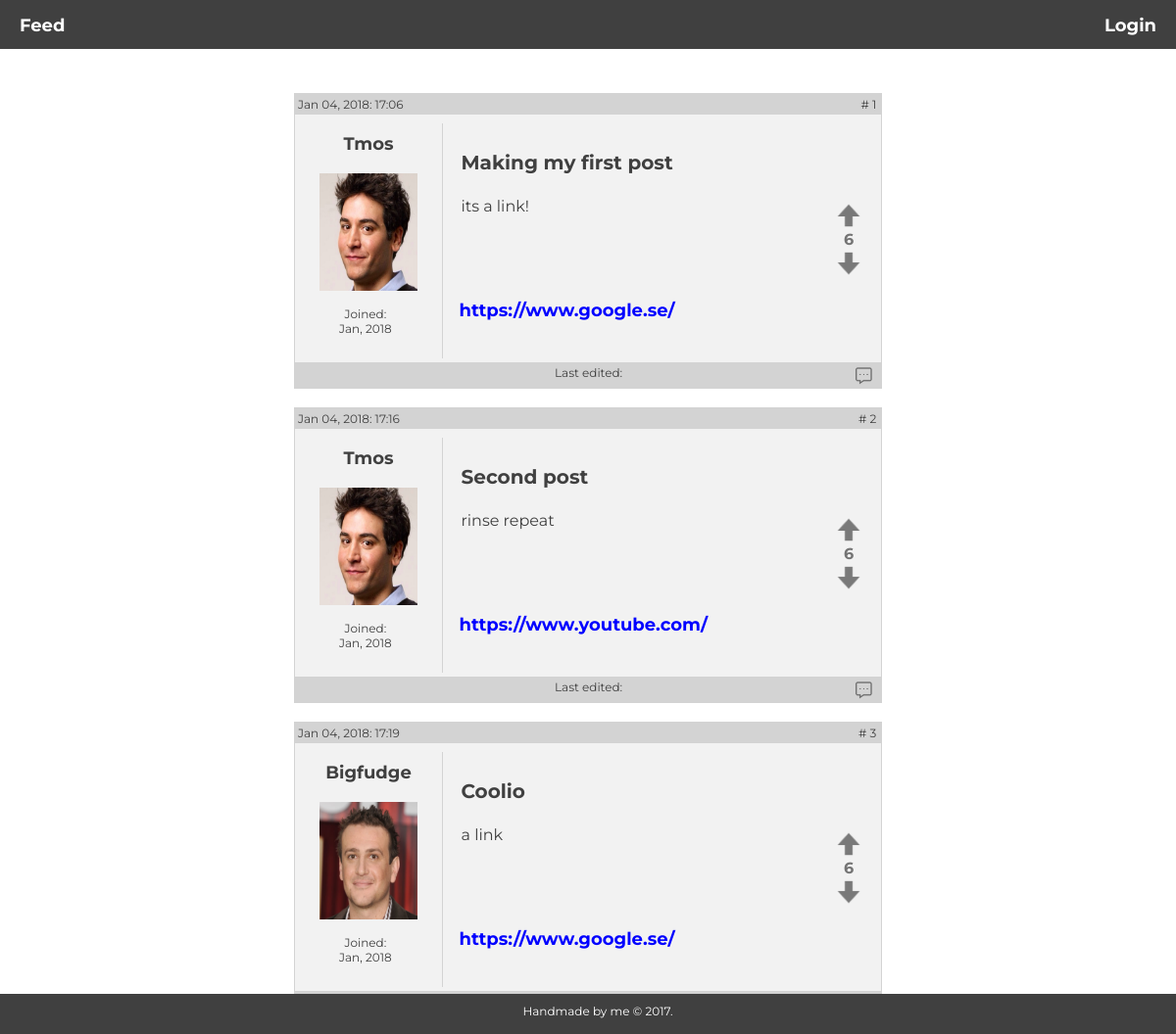
Page /pages/feed.php on the committed database.
### tables this page shows
CREATE TABLE "posts" (
        `id`       INTEGER NOT NULL,
        `post_id`       INTEGER NOT NULL PRIMARY KEY AUTOINCREMENT UNIQUE,
        `title` VARCHAR NOT NULL,
        `description`   VARCHAR NOT NULL,
        `url`   VARCHAR NOT NULL,
        `posted`      VARCHAR,
        `up_vote` INTEGER,
        `down_vote` INTEGER,
        `edited`     VARCHAR
);

CREATE TABLE "users" (
        `id`    INTEGER NOT NULL PRIMARY KEY AUTOINCREMENT UNIQUE,
        `name`  VARCHAR NOT NULL,
        `username`      VARCHAR NOT NULL UNIQUE,
        `email` VARCHAR NOT NULL,
        `password`      VARCHAR NOT NULL,
        `biography`     VARCHAR NOT NULL,
        `img`           VARCHAR,
        `joined`   VARCHAR
);

### logic/feed.php (called while the page is built, shortened)
<?php
   $query = "SELECT * FROM posts LEFT JOIN users ON posts.id=users.id";
   $statement = $pdo->query($query);
   $statement->execute();
   $joined = $statement->fetchAll(PDO::FETCH_ASSOC);
   foreach($joined as $join){}
   $post_id = $join['post_id'];
   $query = 'SELECT * FROM votes WHERE post_id = :post_id';
   $statement = $pdo->prepare($query);
   $statement->bindParam(':post_id', $post_id, PDO::PARAM_INT);
   $statement->execute();
   $votes = $statement->fetchAll(PDO::FETCH_ASSOC);

### pages/feed.php (the view, shortened to what this page needs)
<?php
require __DIR__.'../../views/header.php';
require __DIR__.'/../logic/feed.php';
?>
<div class="post">
   <?php foreach($joined as $join): ?>
      <div class="post-content">
         <div class="post-header">
            <div class="post-id">
               # <?php echo $join['post_id']; ?>
            </div>
            <div class="post-time">
               <?php echo $join['posted']; ?>
            </div>
         </div>
         <br>
         <br>
         <div class="side-info">
            <h5><?php echo $join['username']; ?></h5>
            <br>
            <?php echo '<img src="../uploads/'. $join['img']. '" class="avatar-img">'; ?>
            <br>
            <div class="member">Joined: <br>
               <?php echo $join['joined']; ?>
            </div>
         </div>
         <div class="post-title">
            <h2><?php echo $join['title']; ?></h2>
         </div>
         <br>
         <div class="post-description">
            <?php echo $join['description']; ?>
         </div>
         <div class="post-url">
            <a href="<?php echo $join['url']; ?>" target="_blank" class="img-url"><?php echo substr($join['url'], 0, 100); ?></a>
         </div>
            <form action="../pages/feed.php?id=<?php echo $join['post_id']?>" method="post" class="votes">
               <br>
               <input type="submit" name="up_vote" value="" />
               <h3><?php echo count($votes); ?></h3>
               <input type="submit" name="down_vote" value="" />
            </form>
            <div class="post-footer">
               <?php echo 'Last edited: '. $join['edited']; ?>
            <a href="comment.php?id=<?php echo $join['post_id'] ?>" class="comment-btn"></a>
            </div>
      </div>
      <br>
   <?php endforeach; ?>
</div>
<?php require __DIR__.'../../views/footer.php'; ?>

### views/header.php (shortened to what this page needs)
<!DOCTYPE html>
<html lang="en">
<head>
    <link rel="stylesheet" href="../css/main.css">
</head>
<body>
    <?php require __DIR__.'/navigation.php'; ?>

### views/navigation.php (shortened to what this page needs)
<?php $id = $_SESSION; ?>
<div class="nav-wrapper">
   <div class="navbar-left">
      <a href="../pages/feed.php">Feed</a>
   </div>
   <?php if (isset($_SESSION['user'])): ?>
      <?php foreach($id as $user):?>
      <div class="navbar-right">
         <a href="/pages/profile.php"><?php echo $user['username']; ?></a>
      <?php endforeach; ?>
         <a href="/app/auth/logout.php"><?php echo "Logout"; ?></a>
      </div>
      <div class="navbar-left">
         <a href="/pages/createPost.php">Create Post</a>
      </div>
   <?php else: ?>
      <div class="navbar-right">
         <a href="/pages/login.php"><?php echo "Login"; ?></a>
      </div>
   <?php endif; ?>
</div>

### views/footer.php (shortened to what this page needs)
    <footer>Handmade by me © 2017.</footer>
</body>
</html>

### css/main.css (style rules this page uses)
* { margin: 0px; font-family: Montserrat; }
body { color: #404040; background-color: white; background-size: cover; background-attachment: fixed; }
a { text-decoration: none; outline: none; margin: 20px; color: white; font-weight: bold; }
h2 { font-size: 20px; }
h3 { margin-left: 10px; margin-left: 10px; font-size: 16px; opacity: .7; }
h5 { font-size: 18px; margin-top: 10px; margin-bottom: -20px; }
footer { background-color: #404040; color: white; position: fixed; bottom: 0%; height: 2%; width: 100%; padding: 10px; text-align: center; font-size: 12px; }
.nav-wrapper { position: fixed; background-color: #404040; color: white; width: 100%; height: 35px; padding-top: 15px; font-size: 18px; z-index: 1; }
.navbar-left { float: left; }
.navbar-right { float: right; }
.votes { position: absolute; top: 30%; right: 3%; }
input[name=up_vote] { background-image: url("../img/up.png"); background-size: cover; border: none; background-color: transparent; opacity: .5; height: 30px; width: 30px; cursor: pointer; }
input[name=down_vote] { background-image: url("../img/down.png"); background-size: cover; border: none; background-color: transparent; opacity: .5; height: 30px; width: 30px; cursor: pointer; }
.comment-btn { position: absolute; bottom: -65%; right: -2%; background-image: url("../img/comment.png"); background-size: cover; background-size: 100%; background-color: transparent; height: 20px; width: 20px; cursor: pointer; border: none; opacity: 0.5; outline: none; }
.avatar-img { width: 100px; height: 120px; margin-top: 20px; }
.side-info { position: absolute; top: 10%; text-align: center; border-right: 1px solid lightgrey; height: 80%; width: 150px; }
.member { position: absolute; top: 78%; left: 30%; font-size: 12px; color: #404040; }
.img-url { color: blue; margin: 0px; }
.post-header { position: absolute; top: 0%; width: 99.2%; background-color: lightgrey; height: 15px; padding: 3px; }
.post-footer { position: absolute; bottom: 0%; width: 99.2%; background-color: lightgrey; height: 20px; padding: 3px; font-size: 12px; text-align: center; }
.post-id { position: absolute; right: 1%; font-size: 12px; }
.post-time { position: absolute; font-size: 12px; }
.post { position: absolute; width: 50%; top: 9%; left: 25%; margin-bottom: 100px; }
.post-content { position: relative; height: 300px; border: 1px solid lightgrey; background-color: #f2f2f2; padding-right: 20px; }
.post-title { position: absolute; left: 25%; margin-top: 20px; margin-left: 20px; }
.post-url { position: absolute; left: 28%; top: 70%; font-size: 22px; color: blue; width: 100px; font-size: 18px; }
.post-description { position: absolute; left: 25%; top: 35%; margin-left: 20px; font-size: 16px; }
img { width: 158px; height: 198px; }

### rows in the picture
posts: post_id "1", posted "Jan 04, 2018: 17:06", users.username "Tmos", users.img (picture), users.joined "Jan, 2018", title "Making my first post", description "its a link!", url "https://www.google.se/", count($votes) "6"
posts: post_id "2", posted "Jan 04, 2018: 17:16", users.username "Tmos", users.img (picture), users.joined "Jan, 2018", title "Second post", description "rinse repeat", url "https://www.youtube.com/", count($votes) "6"
posts: post_id "3", posted "Jan 04, 2018: 17:19", users.username "Bigfudge", users.img (picture), users.joined "Jan, 2018", title "Coolio", description "a link", url "https://www.google.se/", count($votes) "6"
